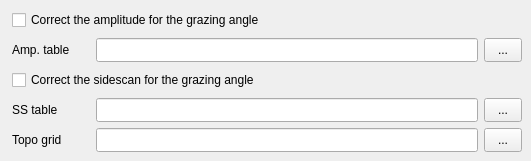
   <widget class="QWidget" name="tabAmp">
    <attribute name="title">
     <string>Amplitude / sidescan</string>
    </attribute>
    <widget class="QCheckBox" name="chkAmp">
     <property name="geometry">
      <rect>
       <x>12</x>
       <y>8</y>
       <width>400</width>
       <height>24</height>
      </rect>
     </property>
     <property name="toolTip">
      <string>Correct the beam amplitudes with an amplitude vs. grazing angle table, e.g. from mbbackangle (AMPCORRMODE).</string>
     </property>
     <property name="text">
      <string>Correct the amplitude for the grazing angle</string>
     </property>
     <property name="parKey" stdset="0">
      <string>AMPCORRMODE</string>
     </property>
    </widget>
    <widget class="QLabel" name="lblAmpFile">
     <property name="geometry">
      <rect>
       <x>12</x>
       <y>38</y>
       <width>80</width>
       <height>24</height>
      </rect>
     </property>
     <property name="text">
      <string>Amp. table</string>
     </property>
    </widget>
    <widget class="QLineEdit" name="editAmpFile">
     <property name="geometry">
      <rect>
       <x>96</x>
       <y>38</y>
       <width>382</width>
       <height>24</height>
      </rect>
     </property>
     <property name="toolTip">
      <string>The amplitude correction table (AMPCORRFILE).</string>
     </property>
     <property name="parKey" stdset="0">
      <string>AMPCORRFILE</string>
     </property>
    </widget>
    <widget class="QToolButton" name="btnAmpFile">
     <property name="geometry">
      <rect>
       <x>484</x>
       <y>38</y>
       <width>38</width>
       <height>24</height>
      </rect>
     </property>
     <property name="toolTip">
      <string>Browse for the file.</string>
     </property>
     <property name="text">
      <string>...</string>
     </property>
     <property name="browseFor" stdset="0">
      <string>editAmpFile</string>
     </property>
    </widget>
    <widget class="QCheckBox" name="chkSs">
     <property name="geometry">
      <rect>
       <x>12</x>
       <y>68</y>
       <width>400</width>
       <height>24</height>
      </rect>
     </property>
     <property name="toolTip">
      <string>Correct the sidescan with a sidescan vs. grazing angle table, e.g. from mbbackangle (SSCORRMODE).</string>
     </property>
     <property name="text">
      <string>Correct the sidescan for the grazing angle</string>
     </property>
     <property name="parKey" stdset="0">
      <string>SSCORRMODE</string>
     </property>
    </widget>
    <widget class="QLabel" name="lblSsFile">
     <property name="geometry">
      <rect>
       <x>12</x>
       <y>98</y>
       <width>80</width>
       <height>24</height>
      </rect>
     </property>
     <property name="text">
      <string>SS table</string>
     </property>
    </widget>
    <widget class="QLineEdit" name="editSsFile">
     <property name="geometry">
      <rect>
       <x>96</x>
       <y>98</y>
       <width>382</width>
       <height>24</height>
      </rect>
     </property>
     <property name="toolTip">
      <string>The sidescan correction table (SSCORRFILE).</string>
     </property>
     <property name="parKey" stdset="0">
      <string>SSCORRFILE</string>
     </property>
    </widget>
    <widget class="QToolButton" name="btnSsFile">
     <property name="geometry">
      <rect>
       <x>484</x>
       <y>98</y>
       <width>38</width>
       <height>24</height>
      </rect>
     </property>
     <property name="toolTip">
      <string>Browse for the file.</string>
     </property>
     <property name="text">
      <string>...</string>
     </property>
     <property name="browseFor" stdset="0">
      <string>editSsFile</string>
     </property>
    </widget>
    <widget class="QLabel" name="lblTopo">
     <property name="geometry">
      <rect>
       <x>12</x>
       <y>128</y>
       <width>80</width>
       <height>24</height>
      </rect>
     </property>
     <property name="text">
      <string>Topo grid</string>
     </property>
    </widget>
    <widget class="QLineEdit" name="editTopo">
     <property name="geometry">
      <rect>
       <x>96</x>
       <y>128</y>
       <width>382</width>
       <height>24</height>
      </rect>
     </property>
     <property name="toolTip">
      <string>A topography grid for the grazing angles (AMPSSCORRTOPOFILE).</string>
     </property>
     <property name="parKey" stdset="0">
      <string>AMPSSCORRTOPOFILE</string>
     </property>
    </widget>
    <widget class="QToolButton" name="btnTopo">
     <property name="geometry">
      <rect>
       <x>484</x>
       <y>128</y>
       <width>38</width>
       <height>24</height>
      </rect>
     </property>
     <property name="toolTip">
      <string>Browse for the file.</string>
     </property>
     <property name="text">
      <string>...</string>
     </property>
     <property name="browseFor" stdset="0">
      <string>editTopo</string>
     </property>
    </widget>
   </widget>
